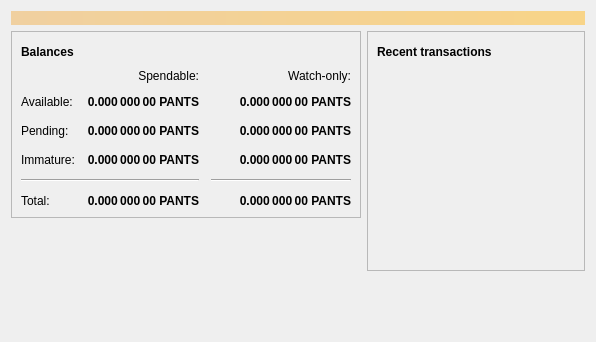
<?xml version="1.0" encoding="UTF-8"?>
<ui version="4.0">
 <class>OverviewPage</class>
 <widget class="QWidget" name="OverviewPage">
  <property name="geometry">
   <rect>
    <x>0</x>
    <y>0</y>
    <width>596</width>
    <height>342</height>
   </rect>
  </property>
  <property name="windowTitle">
   <string>Form</string>
  </property>
  <layout class="QVBoxLayout" name="topLayout">
   <item>
    <widget class="QLabel" name="labelAlerts">
     <property name="visible">
      <bool>false</bool>
     </property>
     <property name="styleSheet">
      <string notr="true">QLabel { background-color: qlineargradient(x1: 0, y1: 0, x2: 1, y2: 0, stop:0 #F0D0A0, stop:1 #F8D488); color:#000000; }</string>
     </property>
     <property name="wordWrap">
      <bool>true</bool>
     </property>
     <property name="margin">
      <number>3</number>
     </property>
     <property name="textInteractionFlags">
      <set>Qt::TextSelectableByMouse</set>
     </property>
    </widget>
   </item>
   <item>
    <layout class="QHBoxLayout" name="horizontalLayout" stretch="1,1">
     <item>
      <layout class="QVBoxLayout" name="verticalLayout_2">
       <item>
        <widget class="QFrame" name="frame">
         <property name="frameShape">
          <enum>QFrame::StyledPanel</enum>
         </property>
         <property name="frameShadow">
          <enum>QFrame::Raised</enum>
         </property>
         <layout class="QVBoxLayout" name="verticalLayout_4">
          <item>
           <layout class="QHBoxLayout" name="horizontalLayout_4">
            <item>
             <widget class="QLabel" name="label_5">
              <property name="font">
               <font>
                <weight>75</weight>
                <bold>true</bold>
               </font>
              </property>
              <property name="text">
               <string>Balances</string>
              </property>
             </widget>
            </item>
            <item>
             <widget class="QPushButton" name="labelWalletStatus">
              <property name="enabled">
               <bool>true</bool>
              </property>
              <property name="maximumSize">
               <size>
                <width>30</width>
                <height>16777215</height>
               </size>
              </property>
              <property name="toolTip">
               <string>The displayed information may be out of date. Your wallet automatically synchronizes with the Pantscoin network after a connection is established, but this process has not completed yet.</string>
              </property>
              <property name="text">
               <string/>
              </property>
              <property name="icon">
               <iconset resource="../bitcoin.qrc">
                <normaloff>:/icons/warning</normaloff>
                <disabledoff>:/icons/warning</disabledoff>:/icons/warning</iconset>
              </property>
              <property name="iconSize">
               <size>
                <width>24</width>
                <height>24</height>
               </size>
              </property>
              <property name="flat">
               <bool>true</bool>
              </property>
             </widget>
            </item>
            <item>
             <spacer name="horizontalSpacer_3">
              <property name="orientation">
               <enum>Qt::Horizontal</enum>
              </property>
              <property name="sizeHint" stdset="0">
               <size>
                <width>40</width>
                <height>20</height>
               </size>
              </property>
             </spacer>
            </item>
           </layout>
          </item>
          <item>
           <layout class="QGridLayout" name="gridLayout">
            <property name="spacing">
             <number>12</number>
            </property>
            <item row="2" column="2">
             <widget class="QLabel" name="labelWatchPending">
              <property name="font">
               <font>
                <weight>75</weight>
                <bold>true</bold>
               </font>
              </property>
              <property name="cursor">
               <cursorShape>IBeamCursor</cursorShape>
              </property>
              <property name="toolTip">
               <string>Unconfirmed transactions to watch-only addresses</string>
              </property>
              <property name="text">
               <string notr="true">0.000 000 00 PANTS</string>
              </property>
              <property name="alignment">
               <set>Qt::AlignRight|Qt::AlignTrailing|Qt::AlignVCenter</set>
              </property>
              <property name="textInteractionFlags">
               <set>Qt::LinksAccessibleByMouse|Qt::TextSelectableByKeyboard|Qt::TextSelectableByMouse</set>
              </property>
             </widget>
            </item>
            <item row="2" column="1">
             <widget class="QLabel" name="labelUnconfirmed">
              <property name="font">
               <font>
                <weight>75</weight>
                <bold>true</bold>
               </font>
              </property>
              <property name="cursor">
               <cursorShape>IBeamCursor</cursorShape>
              </property>
              <property name="toolTip">
               <string>Total of transactions that have yet to be confirmed, and do not yet count toward the spendable balance</string>
              </property>
              <property name="text">
               <string notr="true">0.000 000 00 PANTS</string>
              </property>
              <property name="alignment">
               <set>Qt::AlignRight|Qt::AlignTrailing|Qt::AlignVCenter</set>
              </property>
              <property name="textInteractionFlags">
               <set>Qt::LinksAccessibleByMouse|Qt::TextSelectableByKeyboard|Qt::TextSelectableByMouse</set>
              </property>
             </widget>
            </item>
            <item row="3" column="2">
             <widget class="QLabel" name="labelWatchImmature">
              <property name="font">
               <font>
                <weight>75</weight>
                <bold>true</bold>
               </font>
              </property>
              <property name="cursor">
               <cursorShape>IBeamCursor</cursorShape>
              </property>
              <property name="toolTip">
               <string>Mined balance in watch-only addresses that has not yet matured</string>
              </property>
              <property name="text">
               <string notr="true">0.000 000 00 PANTS</string>
              </property>
              <property name="alignment">
               <set>Qt::AlignRight|Qt::AlignTrailing|Qt::AlignVCenter</set>
              </property>
              <property name="textInteractionFlags">
               <set>Qt::LinksAccessibleByMouse|Qt::TextSelectableByKeyboard|Qt::TextSelectableByMouse</set>
              </property>
             </widget>
            </item>
            <item row="4" column="0" colspan="2">
             <widget class="Line" name="line">
              <property name="orientation">
               <enum>Qt::Horizontal</enum>
              </property>
             </widget>
            </item>
            <item row="4" column="2">
             <widget class="Line" name="lineWatchBalance">
              <property name="sizePolicy">
               <sizepolicy hsizetype="Preferred" vsizetype="Fixed">
                <horstretch>0</horstretch>
                <verstretch>0</verstretch>
               </sizepolicy>
              </property>
              <property name="minimumSize">
               <size>
                <width>140</width>
                <height>0</height>
               </size>
              </property>
              <property name="orientation">
               <enum>Qt::Horizontal</enum>
              </property>
             </widget>
            </item>
            <item row="5" column="0">
             <widget class="QLabel" name="labelTotalText">
              <property name="text">
               <string>Total:</string>
              </property>
             </widget>
            </item>
            <item row="3" column="1">
             <widget class="QLabel" name="labelImmature">
              <property name="font">
               <font>
                <weight>75</weight>
                <bold>true</bold>
               </font>
              </property>
              <property name="cursor">
               <cursorShape>IBeamCursor</cursorShape>
              </property>
              <property name="toolTip">
               <string>Mined balance that has not yet matured</string>
              </property>
              <property name="text">
               <string notr="true">0.000 000 00 PANTS</string>
              </property>
              <property name="alignment">
               <set>Qt::AlignRight|Qt::AlignTrailing|Qt::AlignVCenter</set>
              </property>
              <property name="textInteractionFlags">
               <set>Qt::LinksAccessibleByMouse|Qt::TextSelectableByKeyboard|Qt::TextSelectableByMouse</set>
              </property>
             </widget>
            </item>
            <item row="2" column="3">
             <spacer name="horizontalSpacer_2">
              <property name="orientation">
               <enum>Qt::Horizontal</enum>
              </property>
              <property name="sizeHint" stdset="0">
               <size>
                <width>40</width>
                <height>20</height>
               </size>
              </property>
             </spacer>
            </item>
            <item row="3" column="0">
             <widget class="QLabel" name="labelImmatureText">
              <property name="text">
               <string>Immature:</string>
              </property>
             </widget>
            </item>
            <item row="5" column="1">
             <widget class="QLabel" name="labelTotal">
              <property name="font">
               <font>
                <weight>75</weight>
                <bold>true</bold>
               </font>
              </property>
              <property name="cursor">
               <cursorShape>IBeamCursor</cursorShape>
              </property>
              <property name="toolTip">
               <string>Your current total balance</string>
              </property>
              <property name="text">
               <string notr="true">0.000 000 00 PANTS</string>
              </property>
              <property name="alignment">
               <set>Qt::AlignRight|Qt::AlignTrailing|Qt::AlignVCenter</set>
              </property>
              <property name="textInteractionFlags">
               <set>Qt::LinksAccessibleByMouse|Qt::TextSelectableByKeyboard|Qt::TextSelectableByMouse</set>
              </property>
             </widget>
            </item>
            <item row="5" column="2">
             <widget class="QLabel" name="labelWatchTotal">
              <property name="font">
               <font>
                <weight>75</weight>
                <bold>true</bold>
               </font>
              </property>
              <property name="cursor">
               <cursorShape>IBeamCursor</cursorShape>
              </property>
              <property name="toolTip">
               <string>Current total balance in watch-only addresses</string>
              </property>
              <property name="text">
               <string notr="true">0.000 000 00 PANTS</string>
              </property>
              <property name="alignment">
               <set>Qt::AlignRight|Qt::AlignTrailing|Qt::AlignVCenter</set>
              </property>
              <property name="textInteractionFlags">
               <set>Qt::LinksAccessibleByMouse|Qt::TextSelectableByKeyboard|Qt::TextSelectableByMouse</set>
              </property>
             </widget>
            </item>
            <item row="0" column="2">
             <widget class="QLabel" name="labelWatchonly">
              <property name="text">
               <string>Watch-only:</string>
              </property>
              <property name="alignment">
               <set>Qt::AlignRight|Qt::AlignTrailing|Qt::AlignVCenter</set>
              </property>
             </widget>
            </item>
            <item row="1" column="0">
             <widget class="QLabel" name="labelBalanceText">
              <property name="text">
               <string>Available:</string>
              </property>
             </widget>
            </item>
            <item row="1" column="1">
             <widget class="QLabel" name="labelBalance">
              <property name="font">
               <font>
                <weight>75</weight>
                <bold>true</bold>
               </font>
              </property>
              <property name="cursor">
               <cursorShape>IBeamCursor</cursorShape>
              </property>
              <property name="toolTip">
               <string>Your current spendable balance</string>
              </property>
              <property name="text">
               <string notr="true">0.000 000 00 PANTS</string>
              </property>
              <property name="alignment">
               <set>Qt::AlignRight|Qt::AlignTrailing|Qt::AlignVCenter</set>
              </property>
              <property name="textInteractionFlags">
               <set>Qt::LinksAccessibleByMouse|Qt::TextSelectableByKeyboard|Qt::TextSelectableByMouse</set>
              </property>
             </widget>
            </item>
            <item row="1" column="2">
             <widget class="QLabel" name="labelWatchAvailable">
              <property name="font">
               <font>
                <weight>75</weight>
                <bold>true</bold>
               </font>
              </property>
              <property name="cursor">
               <cursorShape>IBeamCursor</cursorShape>
              </property>
              <property name="toolTip">
               <string>Your current balance in watch-only addresses</string>
              </property>
              <property name="text">
               <string notr="true">0.000 000 00 PANTS</string>
              </property>
              <property name="alignment">
               <set>Qt::AlignRight|Qt::AlignTrailing|Qt::AlignVCenter</set>
              </property>
              <property name="textInteractionFlags">
               <set>Qt::LinksAccessibleByMouse|Qt::TextSelectableByKeyboard|Qt::TextSelectableByMouse</set>
              </property>
             </widget>
            </item>
            <item row="2" column="0">
             <widget class="QLabel" name="labelPendingText">
              <property name="text">
               <string>Pending:</string>
              </property>
             </widget>
            </item>
            <item row="0" column="1">
             <widget class="QLabel" name="labelSpendable">
              <property name="text">
               <string>Spendable:</string>
              </property>
              <property name="alignment">
               <set>Qt::AlignRight|Qt::AlignTrailing|Qt::AlignVCenter</set>
              </property>
             </widget>
            </item>
           </layout>
          </item>
         </layout>
        </widget>
       </item>
       <item>
        <spacer name="verticalSpacer">
         <property name="orientation">
          <enum>Qt::Vertical</enum>
         </property>
         <property name="sizeHint" stdset="0">
          <size>
           <width>20</width>
           <height>40</height>
          </size>
         </property>
        </spacer>
       </item>
      </layout>
     </item>
     <item>
      <layout class="QVBoxLayout" name="verticalLayout_3">
       <item>
        <widget class="QFrame" name="frame_2">
         <property name="frameShape">
          <enum>QFrame::StyledPanel</enum>
         </property>
         <property name="frameShadow">
          <enum>QFrame::Raised</enum>
         </property>
         <layout class="QVBoxLayout" name="verticalLayout">
          <item>
           <layout class="QHBoxLayout" name="horizontalLayout_2">
            <item>
             <widget class="QLabel" name="label_4">
              <property name="font">
               <font>
                <weight>75</weight>
                <bold>true</bold>
               </font>
              </property>
              <property name="text">
               <string>Recent transactions</string>
              </property>
             </widget>
            </item>
            <item>
             <widget class="QPushButton" name="labelTransactionsStatus">
              <property name="enabled">
               <bool>true</bool>
              </property>
              <property name="maximumSize">
               <size>
                <width>30</width>
                <height>16777215</height>
               </size>
              </property>
              <property name="toolTip">
               <string>The displayed information may be out of date. Your wallet automatically synchronizes with the Pantscoin network after a connection is established, but this process has not completed yet.</string>
              </property>
              <property name="text">
               <string/>
              </property>
              <property name="icon">
               <iconset resource="../bitcoin.qrc">
                <normaloff>:/icons/warning</normaloff>
                <disabledoff>:/icons/warning</disabledoff>:/icons/warning</iconset>
              </property>
              <property name="iconSize">
               <size>
                <width>24</width>
                <height>24</height>
               </size>
              </property>
              <property name="flat">
               <bool>true</bool>
              </property>
             </widget>
            </item>
            <item>
             <spacer name="horizontalSpacer">
              <property name="orientation">
               <enum>Qt::Horizontal</enum>
              </property>
              <property name="sizeHint" stdset="0">
               <size>
                <width>40</width>
                <height>20</height>
               </size>
              </property>
             </spacer>
            </item>
           </layout>
          </item>
          <item>
           <widget class="QListView" name="listTransactions">
            <property name="styleSheet">
             <string notr="true">QListView { background: transparent; }</string>
            </property>
            <property name="frameShape">
             <enum>QFrame::NoFrame</enum>
            </property>
            <property name="verticalScrollBarPolicy">
             <enum>Qt::ScrollBarAlwaysOff</enum>
            </property>
            <property name="horizontalScrollBarPolicy">
             <enum>Qt::ScrollBarAlwaysOff</enum>
            </property>
            <property name="selectionMode">
             <enum>QAbstractItemView::NoSelection</enum>
            </property>
           </widget>
          </item>
         </layout>
        </widget>
       </item>
       <item>
        <spacer name="verticalSpacer_2">
         <property name="orientation">
          <enum>Qt::Vertical</enum>
         </property>
         <property name="sizeHint" stdset="0">
          <size>
           <width>20</width>
           <height>40</height>
          </size>
         </property>
        </spacer>
       </item>
      </layout>
     </item>
    </layout>
   </item>
  </layout>
 </widget>
 <resources/>
 <connections/>
</ui>
